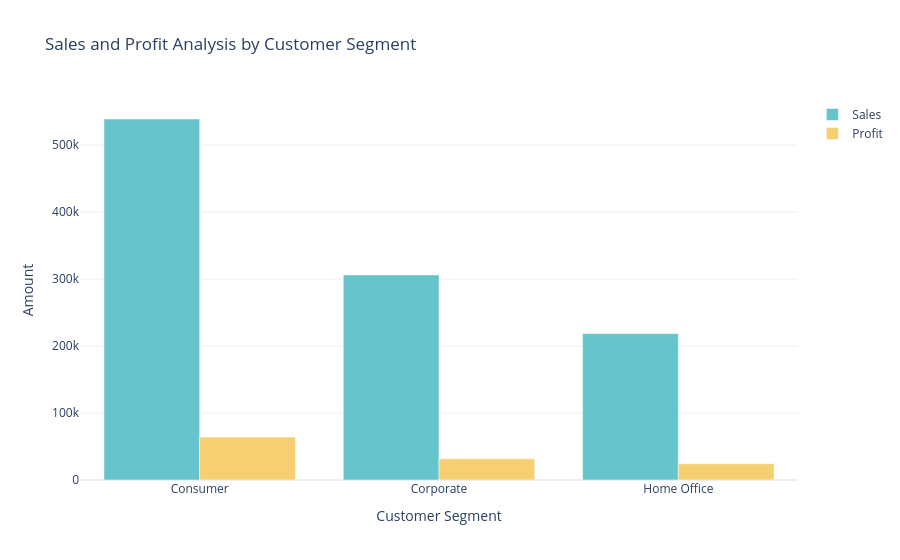

The code cell stored with this chart in its notebook:
### Code cell
color_palette = colors.qualitative.Pastel

fig = go.Figure()
fig.add_trace(go.Bar(x=sales_profit_by_segment['Segment'], 
                     y=sales_profit_by_segment['Sales'], 
                     name='Sales',
                     marker_color=color_palette[0]))

fig.add_trace(go.Bar(x=sales_profit_by_segment['Segment'], 
                     y=sales_profit_by_segment['Profit'], 
                     name='Profit',
                     marker_color=color_palette[1]))

fig.update_layout(title='Sales and Profit Analysis by Customer Segment',
                  xaxis_title='Customer Segment', yaxis_title='Amount')

### Figure 1 — Plotly figure (JSON) as saved in the notebook; plotly's stock layout.template omitted (floating-point values rounded to 4 significant figures)
{"data": [{"marker": {"color": "rgb(102, 197, 204)"}, "name": "Sales", "type": "bar", "x": ["Consumer", "Corporate", "Home Office"], "y": [539100.0, 306200.0, 218700.0]}, {"marker": {"color": "rgb(246, 207, 113)"}, "name": "Profit", "type": "bar", "x": ["Consumer", "Corporate", "Home Office"], "y": [64040.0, 31600.0, 24360.0]}], "layout": {"autosize": true, "title": {"text": "Sales and Profit Analysis by Customer Segment"}, "xaxis": {"autorange": true, "range": [-0.5, 2.5], "title": {"text": "Customer Segment"}, "type": "category"}, "yaxis": {"autorange": true, "range": [0, 567500.0], "title": {"text": "Amount"}, "type": "linear"}}}
